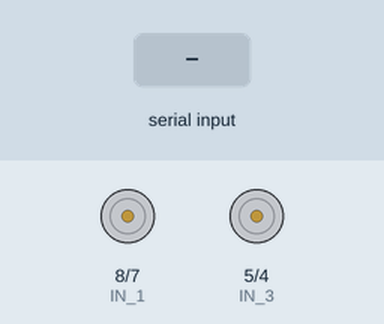
The sketch below on a simulated Arduino Uno, built with avr-gcc and run on an emulated ATmega328P. Parts: motor-driver pin pairs drawn as motors (green arrow = first pin HIGH = forward, orange = second pin HIGH = backward, longer = more drive, scaled by the enable pin). The test bench sets the inputs (shaded band).

Above: at 1.2 s.
1.3 s: "F" received over Serial
At 1.8 s:
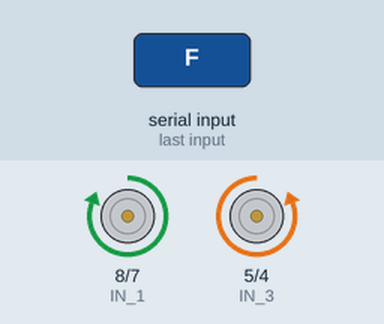
2.8 s: byte 54 ('6') received over Serial
At 4.0 s:
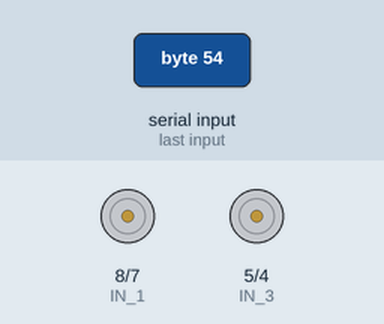
4.3 s: byte 55 ('7') received over Serial
5.8 s: byte 56 ('8') received over Serial
7.3 s: "B" received over Serial
At 7.6 s:
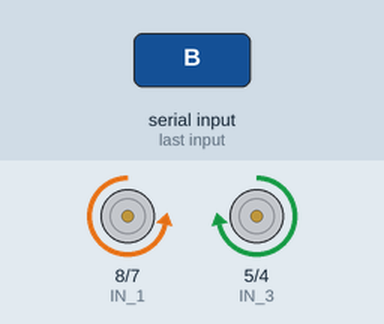
8.8 s: "L" received over Serial
At 10.0 s:
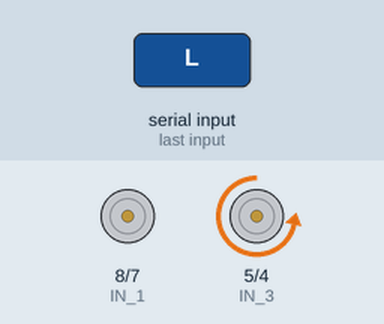
Timing chart, 0 to 11.3 s (numbered marks = the images above; inputs shaded):
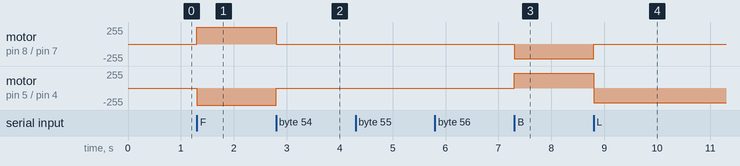

Measured:
- after the input at 1.3 s, motor on pin 8 (IN_1) / pin 7 (IN_2): stopped → forward 255/255 at once; motor on pin 5 (IN_3) / pin 4 (IN_4): stopped → backward 255/255 at once
- after the input at 2.8 s, motor on pin 8 (IN_1) / pin 7 (IN_2): forward 255/255 → stopped at once; motor on pin 5 (IN_3) / pin 4 (IN_4): backward 255/255 → stopped at once
- after the input at 7.3 s, motor on pin 8 (IN_1) / pin 7 (IN_2): stopped → backward 220/255 at once; motor on pin 5 (IN_3) / pin 4 (IN_4): stopped → forward 220/255 at once
- after the input at 8.8 s, motor on pin 8 (IN_1) / pin 7 (IN_2): backward 220/255 → stopped at once; motor on pin 5 (IN_3) / pin 4 (IN_4): forward 220/255 → backward 220/255 at once

The sketch:

bluetoothCarCode.ino
```cpp
// Motor A (Right) connections
#define ENA 9       // Enable/speed motor Right wheels
#define IN_1  8    // Right wheels
#define IN_2  7    // Right wheels

// Motor B (Left) connections
#define ENB 3       // Enable/speed motor Left Right
#define IN_3  5    		// Left wheels
#define IN_4  4    		// Left wheels

int command; 			      //Int to store app command state.
int speedCar = 255; 		// 50 - 255.

void setup() {

  pinMode(ENA, OUTPUT);
  pinMode(ENB, OUTPUT);
  pinMode(IN_1, OUTPUT);
  pinMode(IN_2, OUTPUT);
  pinMode(IN_3, OUTPUT);
  pinMode(IN_4, OUTPUT);

  Serial.begin(9600);

}

void goAhead() {

  digitalWrite(IN_1, HIGH);
  digitalWrite(IN_2, LOW);
  analogWrite(ENA, speedCar);

  digitalWrite(IN_3, LOW);
  digitalWrite(IN_4, HIGH);
  analogWrite(ENB, speedCar);
}

void goBack() {

  digitalWrite(IN_1, LOW);
  digitalWrite(IN_2, HIGH);
  analogWrite(ENA, speedCar);


  digitalWrite(IN_3, HIGH);
  digitalWrite(IN_4, LOW);
  analogWrite(ENB, speedCar);
}

void goRight() {

  digitalWrite(IN_1, HIGH);
  digitalWrite(IN_2, LOW);
  analogWrite(ENA, speedCar);


  digitalWrite(IN_3, LOW);
  digitalWrite(IN_4, LOW);
  analogWrite(ENB, speedCar);
}

void goLeft() {

  digitalWrite(IN_1, LOW);
  digitalWrite(IN_2, LOW);
  analogWrite(ENA, speedCar);

  digitalWrite(IN_3, LOW);
  digitalWrite(IN_4, HIGH);
  analogWrite(ENB, speedCar);

}

void stopRobot() {

  digitalWrite(IN_1, LOW);
  digitalWrite(IN_2, LOW);
  analogWrite(ENA, speedCar);


  digitalWrite(IN_3, LOW);
  digitalWrite(IN_4, LOW);
  analogWrite(ENB, speedCar);
}

void loop() {

  if (Serial.available() > 0) {
    command = Serial.read();
    stopRobot(); 			//Initialize with motors stopped.

    switch (command) {
      case 'F': goAhead(); break;
      case 'B': goBack(); break;
      case 'L': goLeft(); break;
      case 'R': goRight(); break;
      case '0': speedCar = 100; break;
      case '1': speedCar = 115; break;
      case '2': speedCar = 130; break;
      case '3': speedCar = 145; break;
      case '4': speedCar = 160; break;
      case '5': speedCar = 175; break;
      case '6': speedCar = 190; break;
      case '7': speedCar = 205; break;
      case '8': speedCar = 220; break;
      case '9': speedCar = 235; break;
      case 'q': speedCar = 255; break;

    }
  }
}
```
